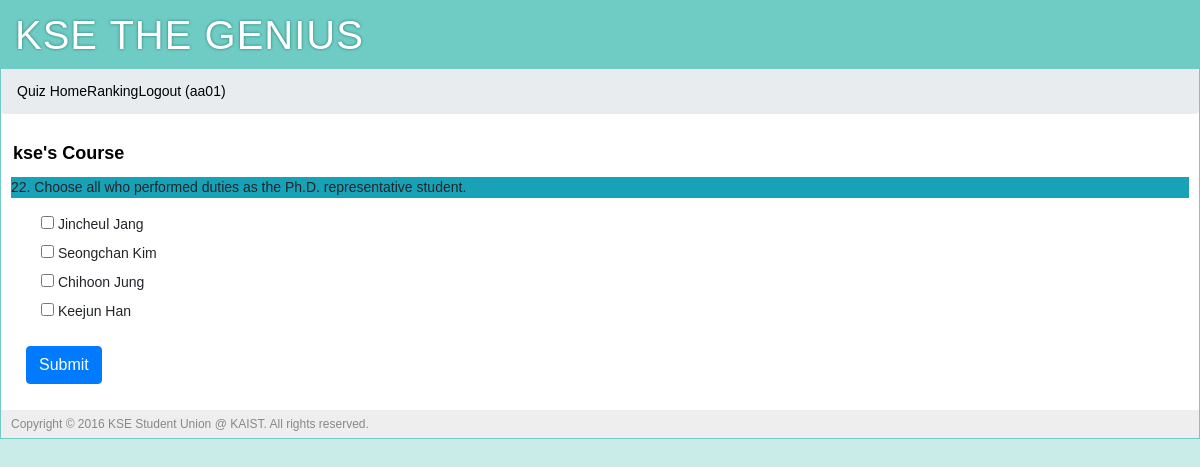
The app's page /quiz?prof=kse (signed in) with its own data.
### tables this page shows
CREATE TABLE "user" (
	`user_id`	integer PRIMARY KEY AUTOINCREMENT,
	`username`	string NOT NULL,
	`name`	string NOT NULL,
	`pw_hash`	string NOT NULL,
	`class`	INTEGER,
	`munyi_point`	integer DEFAULT 0,
	`munyi_last_quiz`	integer DEFAULT 0,
	`wcyoon_point`	integer DEFAULT 0,
	`wcyoon_last_quiz`	integer DEFAULT 0,
	`uclee_point`	integer DEFAULT 0,
	`uclee_last_quiz`	integer DEFAULT 0,
	`jaegil_point`	integer DEFAULT 0,
	`jaegil_last_quiz`	integer DEFAULT 0,
	`aviv_point`	integer DEFAULT 0,
	`aviv_last_quiz`	integer DEFAULT 0,
	`kse_point`	INTEGER DEFAULT 0,
	`kse_last_quiz`	INTEGER DEFAULT 0,
	`total_point`	integer DEFAULT 0
);

CREATE TABLE "quiz" (
	`id`	INTEGER NOT NULL PRIMARY KEY AUTOINCREMENT,
	`professor_id`	TEXT NOT NULL,
	`quiz_id`	INTEGER NOT NULL,
	`question`	TEXT NOT NULL,
	`answer1`	INTEGER NOT NULL,
	`answer2`	INTEGER NOT NULL,
	`answer3`	INTEGER NOT NULL,
	`answer4`	INTEGER NOT NULL,
	`correct_answer`	TEXT NOT NULL,
	`quiz_value`	INTEGER NOT NULL
);

### main.py (the view)
@app.route('/quiz')
def quiz():
    prof = request.args.get('prof')
    error = request.args.get('error')
    user_info = query_db('''SELECT * FROM user WHERE
            user.user_id = ?''',
            [session['user_id']],
            one=True)
    numOfQuiz = query_db('''SELECT count(*) FROM quiz WHERE
            professor_id = ? ''',
            [prof],
            one=True)
    quiz = query_db('''SELECT * FROM quiz WHERE
            professor_id = ? AND quiz_id = ?''',
            [prof, user_info[prof + "_last_quiz"]+1],
            one=True)
    return render_template('quiz.html', prof=prof, quiz=quiz, error=error)

### main.py (called while the page is built)
def connect_db():
    return sqlite3.connect(app.config['DATABASE'])

def query_db(query, args=(), one=False):
    cur = g.db.execute(query, args)
    rv = [dict((cur.description[idx][0], value)
               for idx, value in enumerate(row)) for row in cur.fetchall()]
    return (rv[0] if rv else None) if one else rv

@app.before_request
def before_request():
    g.db = connect_db()
    g.user = None
    if 'user_id' in session:
        g.user = query_db('select * from user where user_id = ?',
                          [session['user_id']], one=True)

@app.teardown_request
def teardown_request(exception):
    if hasattr(g, 'db'):
        g.db.close()

### templates/quiz.html (shortened to what this page needs)
{% extends "layout.html" %}
{% block body %}
	<div class="page-title">
		<span>{{ prof }}'s Course</span>
	</div>
	{% if quiz %}
	<div class="bg-info">
		<blockquote>
			<p>{{ quiz.quiz_id }}. {{ quiz.question | safe }}</p>
		</blockquote>
	</div>
	<form action="{{ url_for('quiz_processing') }}" class="form-horizontal" method="post" enctype="multipart/form-data">
		<div class="form-group">
			<div class="col-sm-offset-0 col-sm-12">
				<div class="checkbox" class="form-control">
					<label class="col-sm-12">
						<input type="checkbox" name="answers" value="1"> {{ quiz.answer1 | safe}}
					</label>
				</div>
			</div>
			<div class="col-sm-offset-0 col-sm-12">
				<div class="checkbox" class="form-control">
					<label class="col-sm-12">
						<input type="checkbox" name="answers" value="2"> {{ quiz.answer2 | safe}}
					</label>
				</div>
			</div>
			<div class="col-sm-offset-0 col-sm-12">
				<div class="checkbox" class="form-control">
					<label class="col-sm-12">
						<input type="checkbox" name="answers" value="3"> {{ quiz.answer3 | safe}}
					</label>
				</div>
			</div>
			<div class="col-sm-offset-0 col-sm-12">
				<div class="checkbox" class="form-control">
					<label class="col-sm-12">
						<input type="checkbox" name="answers" value="4"> {{ quiz.answer4 | safe}}
					</label>
				</div>
			</div>
		</div>
	    <div class="form-group">
    		<div class="col-sm-offset-0 col-sm-8">
      		<button type="submit" class="btn btn-primary">Submit</button>
    		</div>
  		</div>
  	</form>
  	{% endif %}
{% endblock %}

### templates/layout.html (shortened to what this page needs)
<!doctype html>
<html>
<head>
	<link rel="stylesheet" type="text/css" href="{{ url_for('static', filename='css/bootstrap.min.css') }}">
	<link rel="stylesheet" type="text/css" href="{{ url_for('static', filename='css/style.css') }}">
</head>
<div class="page">
	<h1>KSE THE GENIUS</h1>
	<ol class="breadcrumb">
		{% if g.user %}
		<li class="active"><a href="{{ url_for('course') }}">Quiz Home</a></li>
		<li class="active"><a href="{{ url_for('ranking') }}">Ranking</a></li>
		<li><a href="{{ url_for('logout') }}">Logout ({{ g.user.username }})</a></li>
		{% else %}
		<li class="active"><a href="{{ url_for('register') }}">Sign Up</a></li>
		<li><a href="{{ url_for('login') }}">Sign In</a></li>
		{% endif %}
	</ol>
	<div class="body">{% block body %}{% endblock %}</div>
	<div class="footer">Copyright © 2016 KSE Student Union @ KAIST. All rights reserved.</div>
</div>
</html>

### static/css/style.css (style rules this page uses)
a { color: black; }
a, a:focus, a:hover, a:active { outline: 0; text-decoration: none; }
div.page { background: white; border: 1px solid #6ECCC4; margin: auto; overflow-y: hidden; }
div.page h1 { background: #6ECCC4; margin: 0; padding: 10px 14px; color: white; letter-spacing: 1px; text-shadow: 0 0 3px #24776F; font-weight: normal; }
div.page div.body { padding: 10px; }
div.page div.footer { background: #eee; color: #888; padding: 5px 10px; font-size: 12px; }
div.page-title { font-size: 18px; color: black; font-weight: bold; margin: 0px 0px 10px 2px; }

### records on screen
user: user.username "aa01"
quiz: professor "kse", quiz_id "22", question "Choose all who performed duties as the Ph.D. representative student.", answer1 "Jincheul Jang", answer2 "Seongchan Kim", answer3 "Chihoon Jung", answer4 "Keejun Han"
